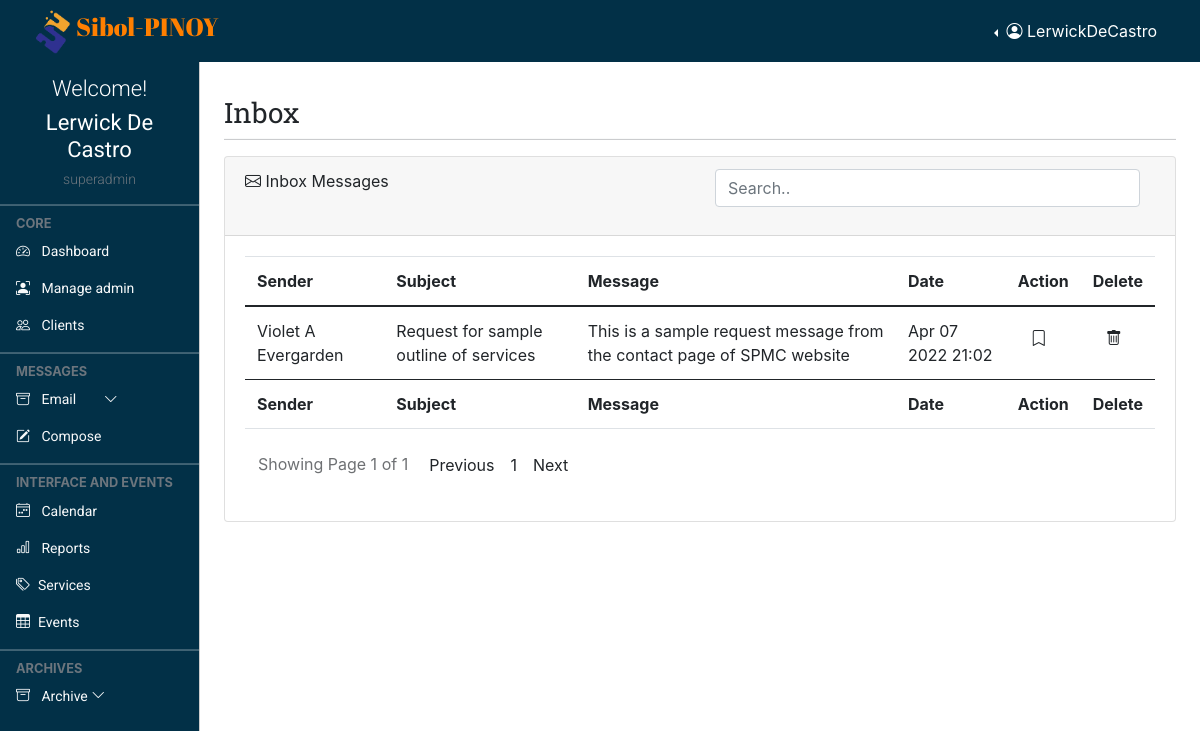
Screenshot of /admin/inbox.php (signed in) with the database file from the repository.
### tables this page shows
CREATE TABLE `profile` (
  `id` int(11) NOT NULL,
  `loginId` int(11) NOT NULL,
  `firstName` varchar(255) NOT NULL,
  `lastName` varchar(255) NOT NULL,
  `dateAdded` date NOT NULL
);

CREATE TABLE `client` (
  `c_count` int(150) NOT NULL,
  `client_uniID` varchar(250) NOT NULL,
  `firstName` varchar(250) NOT NULL,
  `mi` text DEFAULT NULL,
  `lastName` varchar(250) NOT NULL,
  `email_add` varchar(250) NOT NULL,
  `contact` varchar(250) DEFAULT NULL,
  `organization` varchar(250) NOT NULL,
  `position` varchar(250) NOT NULL,
  `date_register` datetime NOT NULL
);

CREATE TABLE `email` (
  `emailID` int(150) NOT NULL,
  `client_uniID` varchar(250) DEFAULT NULL,
  `subject` varchar(250) NOT NULL,
  `message` longtext DEFAULT NULL,
  `status` varchar(50) NOT NULL,
  `date_mailed` datetime DEFAULT NULL
);

### admin/inbox.php (the view, shortened to what this page needs)
<!doctype html>
<html lang="en">
  <?php
      require "layout.part/admin.header.php";
  ?>
  <body>
    <?php
      require "layout.part/admin.top.navbar.php";
    ?>
    <?php
      require "layout.part/admin.side.navbar.php";
    ?>
    <main class="mt-5 pt-3">
        <div class="container-fluid p-4">
            <div class="row">
            <div class="col-md-12 my-2">
                <h4 class="page-header">Inbox</h4>
                <hr class="dropdown-divider bg-dark" />
            </div>
        </div>
        <div class="row">
            <div class="col-md-12 mb-3">
                <div class="card">
                    <div class="card-header">
                        <span><i class="bi bi-envelope"></i></span> Inbox Messages
                        <div class="form-group float-end col-md-6">
                            <input type="text" class="form-control inputSearch" id="inputSearch" placeholder="Search..">
                        </div>
                    </div>
                    <div class="card-body">
                        <div class="table-responsive">
                            <table id="datatableid" class="table data-table" style="width: 100%">
                                <thead>
                                    <tr>
                                        <th>Sender</th>
                                        <th>Subject</th>
                                        <th>Message</th>
                                        <th>Date</th>
                                        <th>Action</th>
                                        <th>Delete</th>
                                    </tr>
                                </thead>
                                <tbody id="myTable">
                                    <?php
                                     if(isset($_GET['page_no']) && $_GET['page_no'] !=''){
                                        $page_no = $_GET['page_no'];
                                    }else{
                                        $page_no = 1;
                                    }
                                    $total_records_per_page = 25;
                                    $previous_page = $page_no - 1;
                                    $next_page = $page_no + 1;
                                    $result_count = mysqli_query($conn, "SELECT COUNT(*) as total_records FROM `email`" );
                                    $total_records = mysqli_fetch_array($result_count);
                                    $total_records = $total_records['total_records'];
                                    $total_number_of_page = ceil($total_records / $total_records_per_page);
                                    $inbox_mail = "SELECT tb2.emailID, tb1.client_uniID, tb1.firstName, tb1.mi, tb1.lastName, tb1.email_add, tb2.subject, tb2.message, tb2.status, tb2.date_mailed  FROM client tb1 INNER JOIN email tb2 ON tb1.client_uniID = tb2.client_uniID";
                                    $inbox_mail_result = mysqli_query($conn, $inbox_mail);
                                    if(mysqli_num_rows($inbox_mail_result) > 0 ){
                                        foreach($inbox_mail_result as $email){
                                            ?>
                                            <tr <?php
                                                $status = $email['status'];
                                                if($status == 'New'){
                                                   echo ' class="card-text" ';
                                                }else {
                                                    echo ' class="" ';
                                                }
                                            ?> >
                                                <?php
                                                    $sender = $email['firstName']." ".$email['mi']." ".$email['lastName'];
                                                ?>
                                                <td><?= $sender ?></td>
                                                <td><?= $email['subject']?></td>
                                                <td><?= $email['message']?></td>
                                                <td><?= date('M d Y H:i', strtotime($email['date_mailed'])) ?></td>
                                                <td>
                                                    <button type="button" class="btn tooltip-test read" id="read" title="Read">
                                                        <i class="bi bi-bookmark"></i>
                                                    </button>
                                                </td>
                                                <td>
                                                    <button type="button" class="btn" data-bs-toggle="tooltip" data-bs-placement="bottom" title="Delete">
                                                        <i class="bi bi-trash"></i>
                                                    </button>
                                                </td>
                                            </tr>
                                            <?php
                                        }
                                    }else{
                                        echo "No Email Yet";
                                    }
                                    ?>
                                </tbody>
                                <tfoot>
                                    <tr>
                                        <th>Sender</th>
                                        <th>Subject</th>
                                        <th>Message</th>
                                        <th>Date</th>
                                        <th>Action</th>
                                        <th>Delete</th>
                                    </tr>
                                </tfoot>
                            </table>
                        </div>
                        <ul class="pagination pull-right">
                            <li class="pull-left btn btn-default disabled">Showing Page <?php echo $page_no." of ".$total_number_of_page;?></li>
                            <li class=" p-2 <?php if($page_no <= 1) { echo "disabled";}?>">
                                <a <?php if($page_no > 1) { echo "href='?page_no=$previous_page'";} ?>>Previous</a>
                            </li>
                            <?php
                                if($total_number_of_page <=10){
                                    for($counter = 1; $counter <=$total_number_of_page;$counter++){
                                        if($counter == $page_no){
                                            echo "<li class='active p-2'><a> $counter </a></li>";
                                        }else{
                                            echo "<li class='p-2'><a href='?page_no=$counter'> $counter </a></li>";
                                        }
                                    }
                                }
                            ?>
                            <li class="p-2 <?php if($page_no >= $total_number_of_page) {echo "disabled";} ?>" >
                                <a <?php if($page_no < $total_number_of_page) {echo "href='?page_no=$next_page'";} ?>>Next</a>
                            </li>
                        </ul>
                    </div>
                </div>
            </div>
        </div>
    </main>
  </body>
</html>

### admin/layout.part/admin.header.php (shortened to what this page needs)
  <head>
    <link href="https://cdn.jsdelivr.net/npm/bootstrap@5.0.2/dist/css/bootstrap.min.css" rel="stylesheet">
    <link rel="stylesheet" href="https://cdnjs.cloudflare.com/ajax/libs/fullcalendar/3.4.0/fullcalendar.css" />
    <link rel="stylesheet" href="https://cdnjs.cloudflare.com/ajax/libs/twitter-bootstrap/4.0.0-alpha.6/css/bootstrap.css" />
    <link rel="stylesheet" href="https://cdn.jsdelivr.net/npm/bootstrap-icons@1.4.1/font/bootstrap-icons.css"/>
    <link rel="stylesheet" href="style/dataTables.bootstrap5.min.css" />
    <link rel="stylesheet" href="style/addstyler.css" />
    <link rel="stylesheet" href="style/colored.css" />
  </head>
<?php
function levelCheck($lev){
    if($lev == "0"){
      $lev = "admin";
    }
    else if($lev == "1"){
      $lev = "superadmin";
    }
    echo $lev;
  }
?>

### admin/layout.part/admin.top.navbar.php (shortened to what this page needs)
<?php
  require "../connection.php";
  if(isset($_SESSION["username"]) && isset($_SESSION["level"])){
    $musername = $_SESSION["username"];
    $sql = "SELECT login.loginId, profile.firstName, profile.lastName, login.username, login.level FROM login INNER JOIN profile ON
                login.loginId = profile.loginId WHERE login.username = '$musername'";
    if($result = $conn->query($sql)){
      if($result->num_rows == 1){
        if($row = $result->fetch_assoc()){
          $firstName = $row["firstName"];
          $lastName = $row["lastName"];
          $rusername = $row["username"];
          $level = $row["level"];
        }
      }
    }
  }
?>
<nav class="navbar navbar-expand-lg navbar-dark px-3 fixed-top bg-coloured">
  <div class="container-fluid">
    <div class="">
      <img class="__logo" src="../img/logo.png" alt=""><a class="logo-font" href="#">Sibol-PINOY</a>
    </div>
    <div class="collapse navbar-collapse justify-content-md-end" id="topNavBar">
      <div class="btn-group border-0 dropstart">
        <button type="button" class="btn text-white dropdown-toggle border-0" data-bs-toggle="dropdown" aria-expanded="false">
          <i class="bi bi-person-circle"></i> <span> <?= $rusername ?> </span>
        </button>
      </div>
    </div>
  </div>
</nav>

### admin/layout.part/admin.side.navbar.php (shortened to what this page needs)
<div class="offcanvas offcanvas-start sidebar-nav bg-coloured" id="sidebar">
    <div class="offcanvas-body p-0">
        <div class="container pt-3 text-center">
            <div class="text-white">
            <h4 class="welcome-text">Welcome!</h4>
            <h2 class="user-text"><?= $firstName . " " . $lastName?></h2>
            <h6 class="text-muted text-small"><?= levelCheck($level) ?></h6>
            </div>
        </div>
        <nav class="navbar-dark pb-5">
            <ul class="navbar-nav">
                <hr class="dropdown-divider bg-light" />
                <div class="text-muted small fw-bold text-uppercase px-3">
                    CORE
                </div>
                <li>
                    <a href="landing" class="nav-link px-3 text-light text-normal">
                        <span class="me-2"><i class="bi bi-speedometer2"></i></span>
                        <span>Dashboard</span>
                    </a>
                    <?php
                        if(isset($_SESSION["level"])){
                            $check_level = $_SESSION["level"];
                            if($check_level == '1'){
                                echo ' <a href="admin.con" class="nav-link px-3 text-light text-normal">
                                            <span class="me-2"><i class="bi bi-person-bounding-box"></i></span>
                                            <span>Manage admin</span>
                                        </a>';
                            }
                        }
                    ?>
                    <a href="clients.record" class="nav-link px-3 text-light text-normal">
                        <span class="me-2"><i class="bi bi-people"></i></span>
                        <span>Clients</span>
                    </a>
                </li>
                <hr class="dropdown-divider bg-light" />
                <div class="text-muted small fw-bold text-uppercase px-3">
                    Messages
                </div>
                <li>
                    <a class="nav-link px-3 text-light text-normal position-relative" data-bs-toggle="collapse" href="#email">
                        <span class="me-2"><i class="bi bi-archive"></i></span>
                            <span>Email
                        </span>
                        <span class="ms-auto">
                            <span class="right-icon mx-4">
                            <i class="bi bi-chevron-down"></i>
                            </span>
                        </span>
                    </a>
                    <a href="#" class="nav-link px-3 text-light text-normal">
                        <span class="me-2"><i class="bi bi-pencil-square"></i></span>
                        <span>
                            <button type="button" class="bg-transparent border-0 text-light" data-bs-toggle="modal" data-bs-target="#exampleModal">
                                Compose
                            </button>
                        </span>
                    </a>
                </li>
                <hr class="dropdown-divider bg-light" />
                <div class="text-muted small fw-bold text-uppercase px-3">
                    Interface and Events
                </div>
                <li>
                    <a href="calender" class="nav-link px-3 text-light text-normal">
                            <span class="me-2"><i class="bi bi-calendar4-week"></i></span>
                            <span>Calendar</span>
                    </a>
                    <a href="reports" class="nav-link px-3 text-light text-normal">
                            <span class="me-2"><i class="bi bi-bar-chart"></i></span>
                            <span>Reports</span>
                    </a>
                    <a href="services.tools" class="nav-link px-3 sidebar-link text-light text-normal" >
                        <span class="me-2"><i class="bi bi-tags"></i></span>
                        <span>Services</span>
                    </a>
                    <a href="events" class="nav-link px-3 sidebar-link text-light text-normal">
                        <span class="me-2"><i class="bi bi-table"></i></span>
                        <span>Events</span>
                    </a>
                </li>
                <hr class="dropdown-divider bg-light" />
                <div class="text-muted small fw-bold text-uppercase px-3">
                    Archives
                </div>
                <li>
                    <a class="nav-link px-3  text-light text-normal" data-bs-toggle="collapse" href="#archives">
                        <span class="me-2"><i class="bi bi-archive"></i></span>
                        <span>Archive</span>
                        <span class="ms-auto">
                            <span class="right-icon">
                            <i class="bi bi-chevron-down"></i>
                            </span>
                        </span>
                    </a>
                </li>
            </ul>
        </nav>
    </div>
</div>

### rows the page displays
profile: loginId.username "LerwickDeCastro", firstName "Lerwick", lastName "De Castro", loginId.level "superadmin"
client: sender "Violet A Evergarden", email.subject "Request for sample outline of services", email.message "This is a sample request message from the contact page of SPMC website", email.date_mailed "Apr 07 2022 21:02"

### other values shown
$page_no "1"
$total_number_of_page "1"
